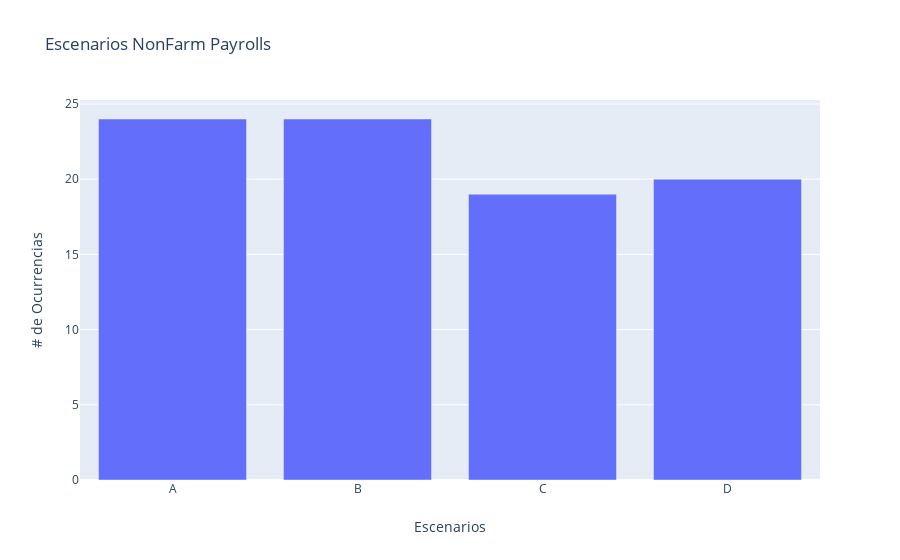

Notebook code for this chart:
### Code cell
fig = go.Figure()
fig = make_subplots()
fig.add_trace(go.Bar(x=list(df_escenarios['escenario'].value_counts().sort_index().index), 
                     y=df_escenarios['escenario'].value_counts().sort_index(),name='Conteo' ),secondary_y=False)

fig.update_layout(title_text='Escenarios NonFarm Payrolls ')
    

fig.update_xaxes(title_text='Escenarios')
    

fig.update_yaxes(title_text=' # de Ocurrencias', secondary_y=False)
    
fig.show()

### Figure 1 — Plotly figure (JSON) as saved in the notebook; plotly's stock layout.template omitted (floating-point values rounded to 4 significant figures)
{"data": [{"name": "Conteo", "type": "bar", "x": ["A", "B", "C", "D"], "xaxis": "x", "y": [24, 24, 19, 20], "yaxis": "y"}], "layout": {"title": {"text": "Escenarios NonFarm Payrolls "}, "xaxis": {"anchor": "y", "domain": [0, 1], "title": {"text": "Escenarios"}}, "yaxis": {"anchor": "x", "domain": [0, 1], "title": {"text": " # de Ocurrencias"}}}}
